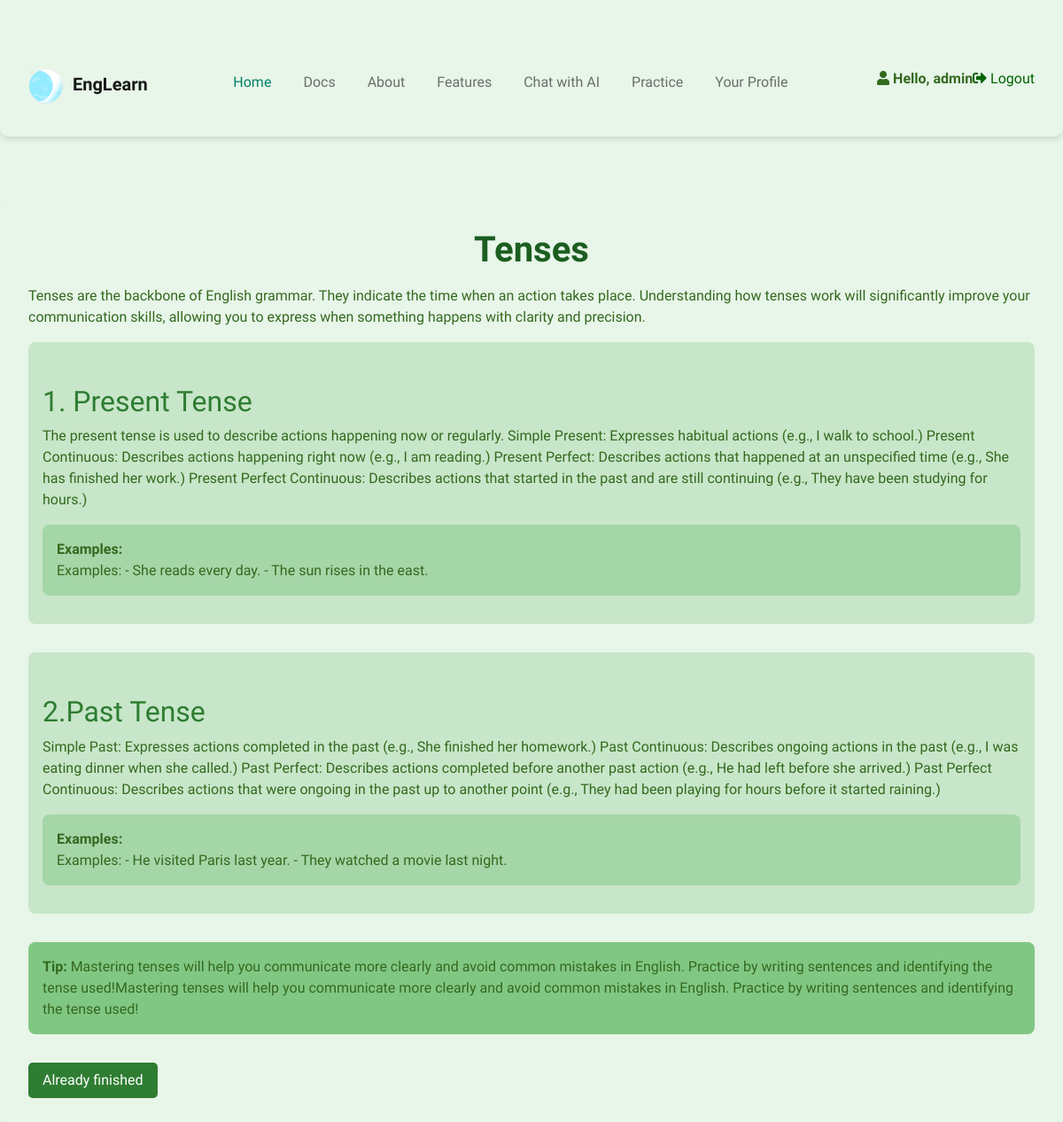
Page /lesson/2/ (signed in) on the committed database.
### Home/models.py (models this page shows, shortened)
class Lesson(models.Model):
    name = models.CharField(max_length=255)
    description = models.TextField()
    tip = models.TextField(blank=True, null=True)

class LessonSection(models.Model):
    lesson = models.ForeignKey(Lesson, on_delete=models.CASCADE, related_name='sections')
    title = models.CharField(max_length=255)
    content = models.TextField()
    example = models.TextField(blank=True, null=True)
    order = models.IntegerField(default=0)
    class Meta:
        ordering = ['order']

### Home/views.py (the view)
# urls.py: path('lesson/<int:id>/', lesson_detail, name='lesson_detail'),
def lesson_detail(request, id):
    lesson = get_object_or_404(Lesson, id=id)
    sections = LessonSection.objects.filter(lesson=lesson).order_by('order')
    completed_lessons = LessonCompletion.objects.filter(user=request.user).values_list('lesson_id', flat=True)
    return render(request, 'lesson_detail.html', {'lesson': lesson, 'sections': sections, "completed_lessons":completed_lessons})

### templates/lesson_detail.html (shortened to what this page needs)
{% extends "base.html" %}
{% load static %}
{% block content %}
<!DOCTYPE html>
<html lang="en">
<head>
    <link rel="stylesheet" href="https://stackpath.bootstrapcdn.com/bootstrap/5.0.0-alpha2/css/bootstrap.min.css">
    <link rel="stylesheet" type="text/css" href="https://cdnjs.cloudflare.com/ajax/libs/font-awesome/5.15.3/css/all.min.css">
    <link rel="stylesheet" href="https://cdn.jsdelivr.net/npm/bootstrap-icons@1.7.2/font/bootstrap-icons.css">
    <link href="https://unpkg.com/aos@2.3.1/dist/aos.css" rel="stylesheet">
</head>
<body>
    {% include "nav.html" %}
    <div class="container">
        <h1 data-aos="fade-down">{{ lesson.name }}</h1>
        <p data-aos="fade-up">{{ lesson.description }}</p>
        {% for section in sections %}
            <div class="section" data-aos="fade-up">
                <h2 class="section-title">{{ section.title }}</h2>
                <p>{{ section.content }}</p>
                {% if section.example %}
                    <div class="example">
                        <strong>Examples:</strong><br>
                        {{ section.example|safe }}
                    </div>
                {% endif %}
            </div>
        {% endfor %}
        {% if lesson.tip %}
            <div class="callout" data-aos="fade-up">
                <strong>Tip:</strong> {{ lesson.tip }}
            </div>
        {% endif %}
        {% if lesson.id in completed_lessons %}
            <a href="{% url "lessons" %}" class="finish-button" data-aos="fade-up">Already finished</a>
        {% else %}
            <a href="{% url 'complete_lesson' lesson.id %}" class="finish-button" data-aos="fade-up">Finish</a>
        {% endif %}
    </div>
</body>
</html>
{% endblock %}

### templates/nav.html (shortened to what this page needs)
{% load static %}
<nav class="navbar navbar-expand-lg navbar-light bg-transparent">
    <div class="container">
      <a class="navbar-brand" href="index.html"><img src="{% static 'assets/img/brand.png' %}" width="40" alt="brand-logo">&nbsp; EngLearn</a>
      <div class="collapse navbar-collapse" id="navbarNavDropdown">
        <ul class="navbar-nav mx-auto">
          <li class="nav-item">
            <a class="nav-link active" aria-current="page" href="{% url "index" %}">Home</a>
          </li>
          <li class="nav-item">
            <a class="nav-link" href="{% url "lessons" %}">Docs</a>
          </li>
          <li class="nav-item">
            <a class="nav-link" href="{% url "index" %}">About</a>
          </li>
          <li class="nav-item">
            <a class="nav-link" href="{% url "features" %}">Features</a>
          </li>
          <li class="nav-item">
            <a class="nav-link" href="{% url "chat" %}">Chat with AI</a>
          </li>
          <li class="nav-item">
            <a class="nav-link" href="{% url "topic_list" %}">Practice</a>
          </li>
          <li class="nav-item">
            <a class="nav-link" href="{% url "profile" %}">Your Profile</a>
          </li>
        </ul>
        {% if request.user.is_authenticated %}
        <ul>
          <strong><i class="fas fa-user"></i> Hello, {{ request.user.username }}</strong>
      </ul>
        <ul>
          <a href="{% url 'logout' %}" style="text-decoration: none; color: darkgreen;">
            <i class="fas fa-sign-out-alt"></i> Logout
        </a>
        </ul>
        {% else %}
        <ul>
          <a href="{% url "login" %}" style="text-decoration: none; color: darkgreen;">>Login/Register</a>
        </ul>
        {% endif %}
      </div>
    </div>
  </nav>

### static/assets/css/index.css (style rules this page uses)
* { margin: 0; padding: 0; box-sizing: border-box; font-family: 'Fira Sans', sans-serif; }
:root { --darkblue: #820def; --pastelblue: #F2F7FF; --hovernav: #00b594; --lightcolor: #EBF5F3; --lightteal: #87E8D6; --gray: #6C6C6C; }
body { min-height: 100vh; overflow: overlay; }
.navbar-brand { font-family: 'Josefin Sans', sans-serif; font-weight: 600; }
.nav-item { padding-right: 20px; }
.active { color: var(--darkblue) !important; }

### static/assets/css/login.css (style rules this page uses)
*, *::before, *::after { margin: 0; padding: 0; box-sizing: border-box; }
:root { --darkblue: #018068; --main-color: #018068; --pastelblue: #F2F7FF; --lilac: #f3f0ff; --hovernav: #00b594; --aqua: #3debb7; --white: #4f6964; --rumus: #ffffff; }

### rows in the picture
Lesson: name "Tenses", description "Tenses are the backbone of English grammar. They indicate the time when an action takes place. Understanding how tenses work will significantly improve your communication skills, allowing you to express when something happens with clarity and precision.", tip "Mastering tenses will help you communicate more clearly and avoid common mistakes in English. Practice by writing sentences and identifying the tense used!Mastering tenses will help you communicate more clearly and avoid common mistakes in English. Practice by writing sentences and identifying the tense used!"
LessonSection: title "1. Present Tense", content "The present tense is used to describe actions happening now or regularly. Simple Present: Expresses habitual actions (e.g., I walk to school.) Present Continuous: Describes actions happening right now (e.g., I am reading.) Present Perfect: Describes actions that happened at an unspecified time (e.g., She has finished her work.) Present Perfect Continuous: Describes actions that started in the past and are still continuing (e.g., They have been studying for hours.)", example "Examples: - She reads every day. - The sun rises in the east."
LessonSection: title "2.Past Tense", content "Simple Past: Expresses actions completed in the past (e.g., She finished her homework.) Past Continuous: Describes ongoing actions in the past (e.g., I was eating dinner when she called.) Past Perfect: Describes actions completed before another past action (e.g., He had left before she arrived.) Past Perfect Continuous: Describes actions that were ongoing in the past up to another point (e.g., They had been playing for hours before it started raining.)", example "Examples: - He visited Paris last year. - They watched a movie last night."

### other values in the picture
{{ request.user.username }} "admin"
